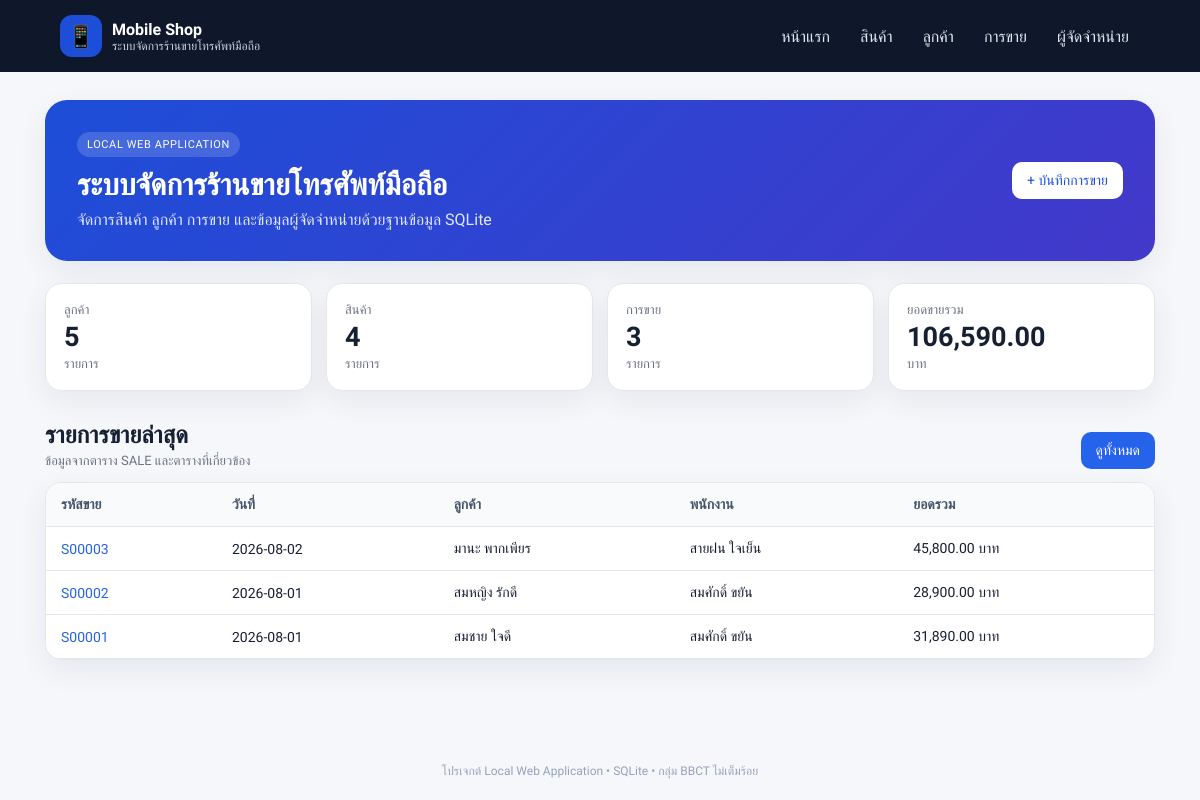
The page / on the database its author committed.
### tables this page shows
CREATE TABLE SALE (
    SALE_ID CHAR(6) PRIMARY KEY,
    CUSTOMER_ID CHAR(5) NOT NULL,
    EMP_ID CHAR(5) NOT NULL,
    SALE_DATE DATE NOT NULL,
    TOTAL_AMOUNT DECIMAL(10,2) NOT NULL DEFAULT 0,
    FOREIGN KEY (CUSTOMER_ID) REFERENCES CUSTOMER(CUSTOMER_ID),
    FOREIGN KEY (EMP_ID) REFERENCES EMPLOYEE(EMP_ID)
);

CREATE TABLE CUSTOMER (
    CUSTOMER_ID CHAR(5) PRIMARY KEY,
    CUS_NAME VARCHAR(50) NOT NULL,
    CUS_PHONE CHAR(10) NOT NULL
);

CREATE TABLE EMPLOYEE (
    EMP_ID CHAR(5) PRIMARY KEY,
    EMP_NAME VARCHAR(50) NOT NULL,
    EMP_POSITION VARCHAR(30) NOT NULL
);

### app.py (the view)
@app.route("/")
def index():
    conn = get_db()
    stats = {
        "customers": conn.execute("SELECT COUNT(*) FROM CUSTOMER").fetchone()[0],
        "products": conn.execute("SELECT COUNT(*) FROM PRODUCT").fetchone()[0],
        "sales": conn.execute("SELECT COUNT(*) FROM SALE").fetchone()[0],
        "revenue": conn.execute("SELECT COALESCE(SUM(TOTAL_AMOUNT),0) FROM SALE").fetchone()[0],
    }
    recent_sales = conn.execute(
        """
        SELECT s.SALE_ID, s.SALE_DATE, c.CUS_NAME, e.EMP_NAME, s.TOTAL_AMOUNT
        FROM SALE s
        JOIN CUSTOMER c ON c.CUSTOMER_ID = s.CUSTOMER_ID
        JOIN EMPLOYEE e ON e.EMP_ID = s.EMP_ID
        ORDER BY s.SALE_DATE DESC, s.SALE_ID DESC
        LIMIT 5
        """
    ).fetchall()
    conn.close()
    return render_template("index.html", stats=stats, recent_sales=recent_sales)

### app.py (called while the page is built)
def get_db():
    conn = sqlite3.connect(DB_PATH)
    conn.row_factory = sqlite3.Row
    conn.execute("PRAGMA foreign_keys = ON")
    return conn

### templates/index.html (shortened to what this page needs)
{% extends "base.html" %}
{% block content %}
<section class="hero">
    <div>
        <span class="badge">LOCAL WEB APPLICATION</span>
        <h1>ระบบจัดการร้านขายโทรศัพท์มือถือ</h1>
        <p>จัดการสินค้า ลูกค้า การขาย และข้อมูลผู้จัดจำหน่ายด้วยฐานข้อมูล SQLite</p>
    </div>
    <a class="btn btn-light" href="{{ url_for('add_sale') }}">+ บันทึกการขาย</a>
</section>
<div class="stats">
    <div class="card stat"><span>ลูกค้า</span><strong>{{ stats.customers }}</strong><small>รายการ</small></div>
    <div class="card stat"><span>สินค้า</span><strong>{{ stats.products }}</strong><small>รายการ</small></div>
    <div class="card stat"><span>การขาย</span><strong>{{ stats.sales }}</strong><small>รายการ</small></div>
    <div class="card stat"><span>ยอดขายรวม</span><strong>{{ "{:,.2f}".format(stats.revenue) }}</strong><small>บาท</small></div>
</div>
<section class="section-head"><div><h2>รายการขายล่าสุด</h2><p>ข้อมูลจากตาราง SALE และตารางที่เกี่ยวข้อง</p></div><a class="btn" href="{{ url_for('sales') }}">ดูทั้งหมด</a></section>
<div class="card table-wrap">
<table>
<thead><tr><th>รหัสขาย</th><th>วันที่</th><th>ลูกค้า</th><th>พนักงาน</th><th>ยอดรวม</th></tr></thead>
<tbody>
{% for row in recent_sales %}
<tr><td><a href="{{ url_for('sale_detail', sale_id=row.SALE_ID) }}">{{ row.SALE_ID }}</a></td><td>{{ row.SALE_DATE }}</td><td>{{ row.CUS_NAME }}</td><td>{{ row.EMP_NAME }}</td><td>{{ "{:,.2f}".format(row.TOTAL_AMOUNT) }} บาท</td></tr>
{% else %}<tr><td colspan="5" class="empty">ยังไม่มีข้อมูล</td></tr>{% endfor %}
</tbody>
</table>
</div>
{% endblock %}

### templates/base.html (shortened to what this page needs)
<!doctype html>
<html lang="th">
<head>
    <link rel="stylesheet" href="{{ url_for('static', filename='style.css') }}">
</head>
<body>
<header class="topbar">
    <div class="brand">
        <div class="brand-icon">📱</div>
        <div>
            <div class="brand-title">Mobile Shop</div>
            <div class="brand-sub">ระบบจัดการร้านขายโทรศัพท์มือถือ</div>
        </div>
    </div>
    <nav>
        <a href="{{ url_for('index') }}">หน้าแรก</a>
        <a href="{{ url_for('products') }}">สินค้า</a>
        <a href="{{ url_for('customers') }}">ลูกค้า</a>
        <a href="{{ url_for('sales') }}">การขาย</a>
        <a href="{{ url_for('suppliers') }}">ผู้จัดจำหน่าย</a>
    </nav>
</header>
<main class="container">
    {% block content %}{% endblock %}
</main>
<footer>โปรเจกต์ Local Web Application • SQLite • กลุ่ม BBCT ไม่เต็มร้อย</footer>
</body>
</html>

### static/style.css (style rules this page uses)
:root { --bg:#f5f7fb;--card:#fff;--text:#172033;--muted:#6b7280;--line:#e5e7eb;--primary:#2563eb;--primary2:#1d4ed8;--success:#15803d;--danger:#b91c1c;--shadow:0 10px 30px rgba(15,23,42,.07) }
* { box-sizing:border-box }
body { margin:0;background:var(--bg);color:var(--text);font-family:'Prompt',sans-serif }
a { text-decoration:none;color:var(--primary) }
.topbar { background:#0f172a;color:#fff;padding:15px 5%;display:flex;align-items:center;justify-content:space-between;gap:20px;position:sticky;top:0;z-index:10 }
.brand { display:flex;align-items:center;gap:10px }
.brand-icon { width:42px;height:42px;border-radius:12px;background:#1d4ed8;display:grid;place-items:center;font-size:22px }
.brand-title { font-weight:700 }
.brand-sub { font-size:12px;color:#cbd5e1 }
.topbar nav { display:flex;gap:8px;flex-wrap:wrap }
.topbar nav a { color:#e2e8f0;padding:8px 11px;border-radius:9px }
.container { max-width:1150px;margin:0 auto;padding:28px 20px 60px }
.hero { background:linear-gradient(135deg,#1d4ed8,#4338ca);color:#fff;border-radius:22px;padding:32px;display:flex;justify-content:space-between;gap:20px;align-items:center;box-shadow:var(--shadow);margin-bottom:22px }
.hero h1 { margin:10px 0 7px;font-size:30px }
.hero p { margin:0;color:#e0e7ff }
.badge { display:inline-block;background:rgba(255,255,255,.16);padding:6px 10px;border-radius:999px;font-size:11px;letter-spacing:.6px }
.btn { display:inline-block;border:0;background:var(--primary);color:#fff;padding:10px 15px;border-radius:10px;font-family:inherit;font-size:14px;cursor:pointer }
.btn-light { background:#fff;color:#1d4ed8 }
.stats { display:grid;grid-template-columns:repeat(4,1fr);gap:14px;margin-bottom:30px }
.card { background:var(--card);border:1px solid var(--line);border-radius:16px;box-shadow:var(--shadow) }
.stat { padding:18px }
.stat span,.stat small { display:block;color:var(--muted);font-size:13px }
.stat strong { display:block;font-size:27px;margin:3px 0 }
.section-head { display:flex;justify-content:space-between;align-items:end;gap:15px;margin:18px 0 13px }
.section-head h1,.section-head h2 { margin:0 }
.section-head p { margin:4px 0 0;color:var(--muted);font-size:13px }
.table-wrap { overflow:auto }
table { width:100%;border-collapse:collapse;min-width:650px }
th,td { text-align:left;padding:13px 15px;border-bottom:1px solid var(--line);font-size:14px }
th { background:#f8fafc;font-weight:600;color:#475569 }
.section-head+.card { margin-bottom:20px }
footer { text-align:center;padding:24px;color:#94a3b8;font-size:12px }

### rows shown on the page
SALE: SALE_ID "S00003", SALE_DATE "2026-08-02", CUS_NAME "มานะ พากเพียร", EMP_NAME "สายฝน ใจเย็น", TOTAL_AMOUNT "45,800.00"
SALE: SALE_ID "S00002", SALE_DATE "2026-08-01", CUS_NAME "สมหญิง รักดี", EMP_NAME "สมศักดิ์ ขยัน", TOTAL_AMOUNT "28,900.00"
SALE: SALE_ID "S00001", SALE_DATE "2026-08-01", CUS_NAME "สมชาย ใจดี", EMP_NAME "สมศักดิ์ ขยัน", TOTAL_AMOUNT "31,890.00"

### other values the page prints
{{ stats.customers }} "5"
{{ stats.products }} "4"
{{ stats.sales }} "3"
{{ "{:,.2f}".format(stats.revenue) }} "106,590.00"
